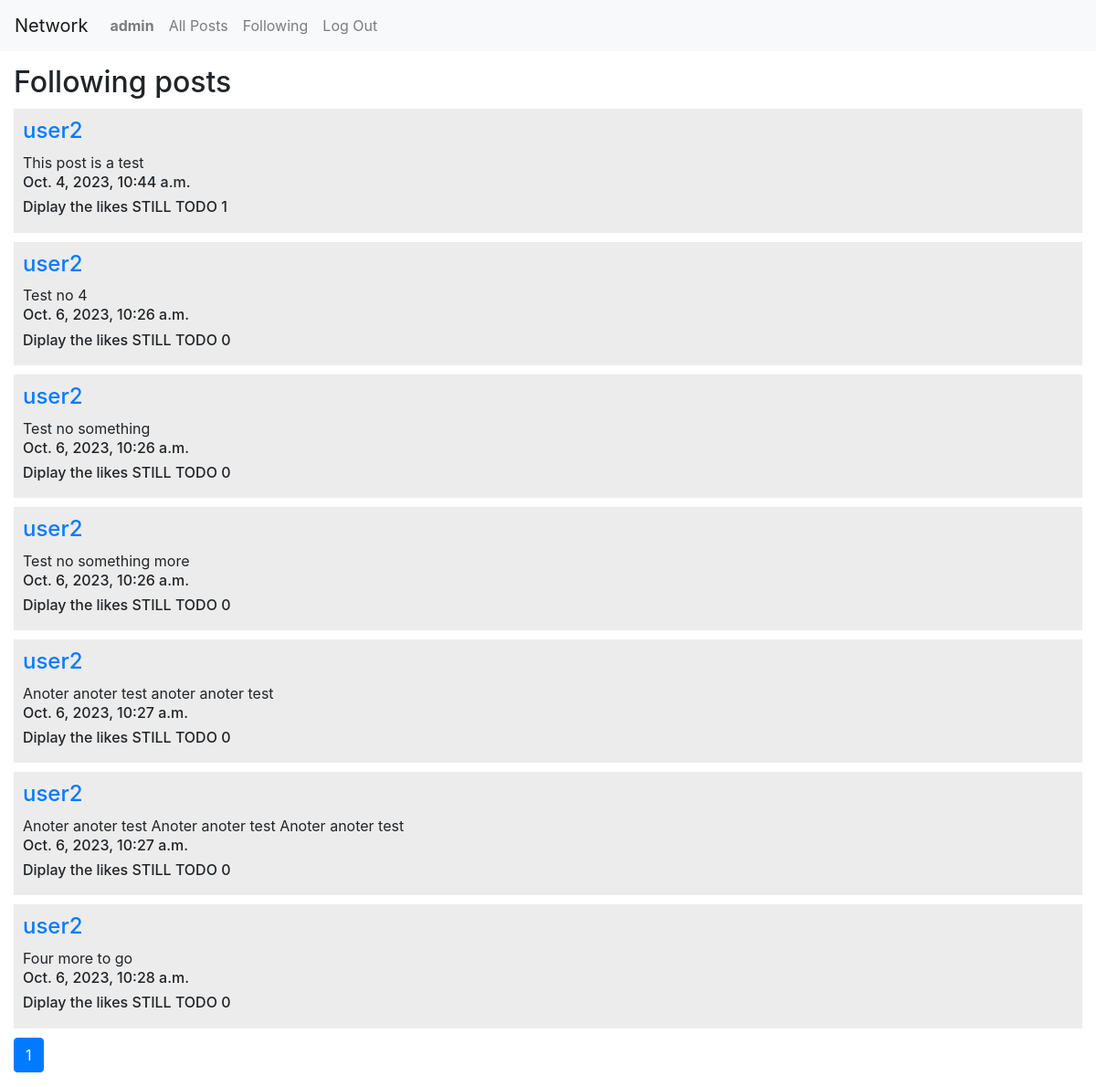
/following_page (signed in), run on the app's committed database.
### network/models.py (models this page shows, shortened)
class User(AbstractUser):
    pass

class Post(models.Model):
    author = models.ForeignKey(User, on_delete=models.CASCADE, related_name="posts")
    content = models.TextField(blank=False)
    date = models.DateTimeField(auto_now_add=True)
    likes = models.ManyToManyField(User, blank=True, related_name='likes')

### network/views.py (the view)
# urls.py: path("following_page", views.following_page, name="following_page"),
def following_page(request):
    current_user = request.user
    followed_users = Following.objects.filter(user=current_user).values_list('followed_user', flat=True)
    post_of_followed_users = Post.objects.filter(author__in=followed_users)
    paginator = Paginator(post_of_followed_users, 10)
    page_number = request.GET.get('page')
    page_obj = paginator.get_page(page_number)
    return render(request, 'network/following_page.html',{
        "page_obj": page_obj
    })

### network/templates/network/following_page.html (shortened to what this page needs)
{% extends "network/layout.html" %}
{% block body %}
<div class="home_page">
    <h2>Following posts</h2>
        {% for post in page_obj %}
        <div class="each_post">
            <h4><a href = "{% url 'user_profile' post.author.id %}">{{ post.author }}</a></h4>
            {{ post.content }}
            <h6>{{ post.date }}</h6>
            <h6>Diplay the likes STILL TODO {{ post.likes.count }}</h6>
        </div>
        {% endfor %}
    <nav aria-label="Page navigation example">
        <ul class="pagination">
        <li class="page-item active" aria-current="page"><a class="page-link" href="?page={{ page_obj.number }}">{{ page_obj.number }}</a></li>
        </ul>
</div>
{% endblock %}

### network/templates/network/layout.html (shortened to what this page needs)
{% load static %}
<!DOCTYPE html>
<html lang="en">
    <head>
        <link rel="stylesheet" href="https://stackpath.bootstrapcdn.com/bootstrap/4.4.1/css/bootstrap.min.css">
        <link href="{% static 'network/styles.css' %}" rel="stylesheet">
    </head>
    <body>
        <nav class="navbar navbar-expand-lg navbar-light bg-light">
            <a class="navbar-brand" href="#">Network</a>
            <div>
              <ul class="navbar-nav mr-auto">
                {% if user.is_authenticated %}
                    <li class="nav-item">
                        <a class="nav-link" href="#"><strong>{{ user.username }}</strong></a>
                    </li>
                {% endif %}
                <li class="nav-item">
                  <a class="nav-link" href="{% url 'index' %}">All Posts</a>
                </li>
                {% if user.is_authenticated %}
                    <li class="nav-item">
                        <a class="nav-link" href="{% url 'following_page' %}">Following</a>
                    </li>
                    <li class="nav-item">
                        <a class="nav-link" href="{% url 'logout' %}">Log Out</a>
                    </li>
                {% endif %}
              </ul>
            </div>
          </nav>
        <div class="body">
            {% block body %}
            {% endblock %}
        </div>
    </body>
</html>

### network/static/network/styles.css (style rules this page uses)
.home_page { margin: 15px; }
.each_post { margin: 10px 0 10px 0; background-color: rgb(236, 236, 236); padding: 10px; }

### data on the page
User: username "admin"
Post: author "user2", content "This post is a test", date "Oct. 4, 2023, 10:44 a.m.", likes.count "1"
Post: author "user2", content "Test no 4", date "Oct. 6, 2023, 10:26 a.m.", likes.count "0"
Post: author "user2", content "Test no something", date "Oct. 6, 2023, 10:26 a.m.", likes.count "0"
Post: author "user2", content "Test no something more", date "Oct. 6, 2023, 10:26 a.m.", likes.count "0"
Post: author "user2", content "Anoter anoter test anoter anoter test", date "Oct. 6, 2023, 10:27 a.m.", likes.count "0"
Post: author "user2", content "Anoter anoter test Anoter anoter test Anoter anoter test", date "Oct. 6, 2023, 10:27 a.m.", likes.count "0"
Post: author "user2", content "Four more to go", date "Oct. 6, 2023, 10:28 a.m.", likes.count "0"

### other printed values
{{ page_obj.number }} "1"
